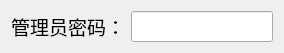
<?xml version="1.0" encoding="UTF-8"?>
<ui version="4.0">
 <class>Dialog</class>
 <widget class="QDialog" name="Dialog">
  <property name="geometry">
   <rect>
    <x>0</x>
    <y>0</y>
    <width>284</width>
    <height>47</height>
   </rect>
  </property>
  <property name="font">
   <font>
    <family>Microsoft YaHei UI</family>
    <pointsize>14</pointsize>
   </font>
  </property>
  <property name="windowTitle">
   <string>需要管理员权限</string>
  </property>
  <layout class="QHBoxLayout" name="horizontalLayout">
   <item>
    <widget class="QLabel" name="label">
     <property name="text">
      <string>管理员密码：</string>
     </property>
    </widget>
   </item>
   <item>
    <widget class="QLineEdit" name="lineEdit">
     <property name="echoMode">
      <enum>QLineEdit::Password</enum>
     </property>
    </widget>
   </item>
  </layout>
 </widget>
 <resources/>
 <connections/>
</ui>
